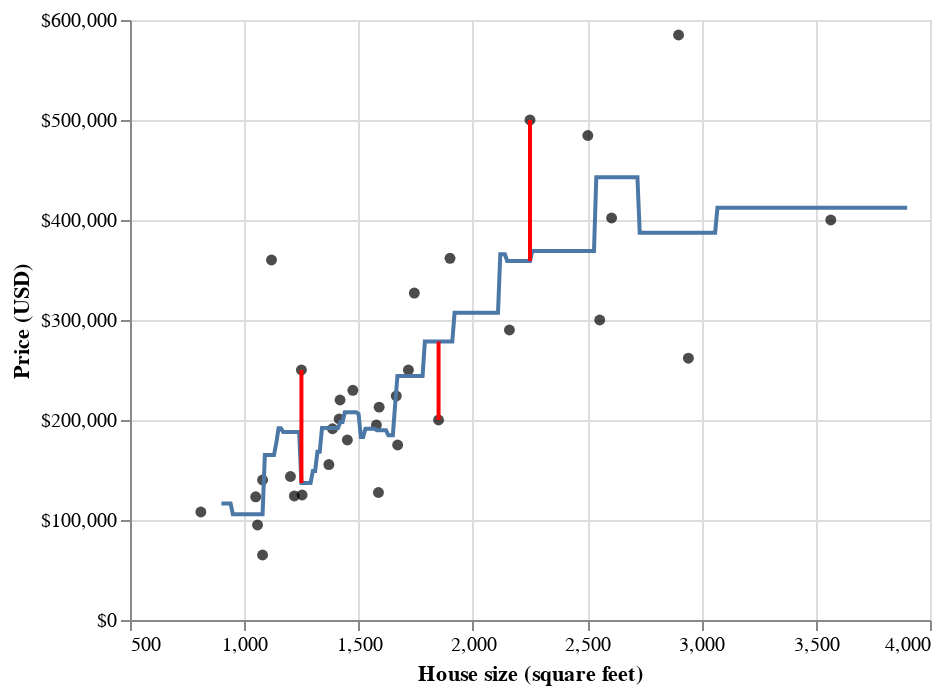

Notebook code cell kept with this figure:
### Markdown cell above
Next, we'll use cross-validation \index{cross-validation} to choose $K$. In KNN classification, we used
accuracy to see how well our predictions matched the true labels. We cannot use
the same metric in the regression setting, since our predictions will almost never
*exactly* match the true response variable values. Therefore in the
context of KNN regression we will use root mean square prediction error \index{root mean square prediction error|see{RMSPE}}\index{RMSPE}
(RMSPE) instead. The mathematical formula for calculating RMSPE is: 

$$\text{RMSPE} = \sqrt{\frac{1}{n}\sum\limits_{i=1}^{n}(y_i - \hat{y}_i)^2}$$

where:

- $n$ is the number of observations,
- $y_i$ is the observed value for the $i^\text{th}$ observation, and
- $\hat{y}_i$ is the forecasted/predicted value for the $i^\text{th}$ observation.

In other words, we compute the *squared* difference between the predicted and true response 
value for each observation in our test (or validation) set, compute the average, and then finally
take the square root. The reason we use the *squared* difference (and not just the difference)
is that the differences can be positive or negative, i.e., we can overshoot or undershoot the true
response value. {numref}`fig:07-verticalerrors` illustrates both positive and negative differences
between predicted and true response values.
So if we want to measure error&mdash;a notion of distance between our predicted and true response values&mdash;we 
want to make sure that we are only adding up positive values, with larger positive values representing larger
mistakes.
If the predictions are very close to the true values, then
RMSPE will be small. If, on the other-hand, the predictions are very
different from the true values, then RMSPE will be quite large. When we
use cross-validation, we will choose the $K$ that gives
us the smallest RMSPE.

### Code cell
# (synthetic) new prediction points
pts = pd.DataFrame({"sqft": [1250, 1850, 2250], "price": [250000, 200000, 500000]})
finegrid = pd.DataFrame({"sqft": np.arange(900, 3901, 10)})

# preprocess the data, make the pipeline
sacr_preprocessor = make_column_transformer((StandardScaler(), ["sqft"]))
sacr_pipeline = make_pipeline(sacr_preprocessor, KNeighborsRegressor(n_neighbors=4))

# fit the model
X = small_sacramento[["sqft"]]
y = small_sacramento[["price"]]
sacr_pipeline.fit(X, y)

# predict on the full grid and new data pts
sacr_full_preds_hid = pd.concat(
    (finegrid, pd.DataFrame(sacr_pipeline.predict(finegrid), columns=["predicted"])),
    axis=1,
)

sacr_new_preds_hid = pd.concat(
    (pts, pd.DataFrame(sacr_pipeline.predict(pts), columns=["predicted"])),
    axis=1,
)

# to make altair mark_line works, need to create separate dataframes for each vertical error line
sacr_new_preds_melted_df = sacr_new_preds_hid.melt(id_vars=["sqft"])
errors_plot = (
    small_plot
    + alt.Chart(sacr_full_preds_hid).mark_line().encode(x="sqft", y="predicted")
    + alt.Chart(sacr_new_preds_hid)
    .mark_circle(color="black")
    .encode(x="sqft", y="price")
)
for i in pts["sqft"]:
    line_df = sacr_new_preds_melted_df.query("sqft == @i")
    errors_plot += alt.Chart(line_df).mark_line(color="red").encode(x="sqft", y="value")

errors_plot

### Figure 1 — Vega-Lite specification as saved in the notebook (floating-point values rounded to 4 significant figures; data arrays with more than 128 entries replaced by an {"elided": "..."} marker saying what was removed)
{"config": {"view": {"continuousWidth": 400, "continuousHeight": 300}}, "layer": [{"data": {"name": "data-6c4310a56276bc91345edbce6cd7e9e4"}, "mark": {"type": "circle", "color": "black"}, "encoding": {"x": {"field": "sqft", "scale": {"zero": false}, "title": "House size (square feet)", "type": "quantitative"}, "y": {"axis": {"format": "$,.0f"}, "field": "price", "title": "Price (USD)", "type": "quantitative"}}}, {"data": {"name": "data-0f6007bb1b959bf956f8d62188b993f6"}, "mark": "line", "encoding": {"x": {"field": "sqft", "type": "quantitative"}, "y": {"field": "predicted", "type": "quantitative"}}}, {"data": {"name": "data-cd24461f9d6f290dace1f94f5a92f998"}, "mark": {"type": "circle", "color": "black"}, "encoding": {"x": {"field": "sqft", "type": "quantitative"}, "y": {"field": "price", "type": "quantitative"}}}, {"data": {"name": "data-795f0923bd298f66bbf298468fd0e59b"}, "mark": {"type": "line", "color": "red"}, "encoding": {"x": {"field": "sqft", "type": "quantitative"}, "y": {"field": "value", "type": "quantitative"}}}, {"data": {"name": "data-7063048155708da77cd727dc08246ab9"}, "mark": {"type": "line", "color": "red"}, "encoding": {"x": {"field": "sqft", "type": "quantitative"}, "y": {"field": "value", "type": "quantitative"}}}, {"data": {"name": "data-975729a67178d5300ee743dee3925343"}, "mark": {"type": "line", "color": "red"}, "encoding": {"x": {"field": "sqft", "type": "quantitative"}, "y": {"field": "value", "type": "quantitative"}}}], "$schema": "https://vega.github.io/schema/vega-lite/v4.17.0.json", "datasets": {"data-6c4310a56276bc91345edbce6cd7e9e4": [{"city": "ELK_GROVE", "zip": "z95758", "beds": 3, "baths": 3.0, "sqft": 2503, "type": "Residential", "price": 484500, "latitude": 38.41, "longitude": -121.4}, {"city": "ROCKLIN", "zip": "z95765", "beds": 4, "baths": 2.0, "sqft": 2607, "type": "Residential", "price": 402000, "latitude": 38.81, "longitude": -121.3}, {"city": "SACRAMENTO", "zip": "z95833", "beds": 3, "baths": 1.0, "sqft": 1080, "type": "Residential", "price": 140000, "latitude": 38.62, "longitude": -121.5}, {"city": "SACRAMENTO", "zip": "z95838", "beds": 3, "baths": 2.0, "sqft": 1219, "type": "Residential", "price": 124000, "latitude": 38.66, "longitude": -121.5}, {"city": "SACRAMENTO", "zip": "z95826", "beds": 3, "baths": 2.0, "sqft": 1451, "type": "Residential", "price": 180000, "latitude": 38.56, "longitude": -121.4}, {"city": "RANCHO_CORDOVA", "zip": "z95670", "beds": 3, "baths": 2.0, "sqft": 1671, "type": "Residential", "price": 175000, "latitude": 38.59, "longitude": -121.3}, {"city": "SACRAMENTO", "zip": "z95823", "beds": 4, "baths": 2.0, "sqft": 1900, "type": "Residential", "price": 361745, "latitude": 38.49, "longitude": -121.5}, {"city": "CITRUS_HEIGHTS", "zip": "z95621", "beds": 4, "baths": 2.0, "sqft": 1419, "type": "Residential", "price": 220000, "latitude": 38.7, "longitude": -121.3}, {"city": "SACRAMENTO", "zip": "z95823", "beds": 4, "baths": 2.0, "sqft": 1590, "type": "Residential", "price": 212864, "latitude": 38.45, "longitude": -121.4}, {"city": "ANTELOPE", "zip": "z95843", "beds": 4, "baths": 2.0, "sqft": 2160, "type": "Residential", "price": 290000, "latitude": 38.7, "longitude": -121.4}, {"city": "LINCOLN", "zip": "z95648", "beds": 5, "baths": 4.0, "sqft": 3566, "type": "Residential", "price": 400000, "latitude": 38.9, "longitude": -121.3}, {"city": "SACRAMENTO", "zip": "z95822", "beds": 3, "baths": 1.0, "sqft": 1058, "type": "Residential", "price": 95000, "latitude": 38.49, "longitude": -121.5}, {"city": "SACRAMENTO", "zip": "z95823", "beds": 3, "baths": 2.0, "sqft": 1386, "type": "Residential", "price": 191250, "latitude": 38.48, "longitude": -121.4}, {"city": "SACRAMENTO", "zip": "z95828", "beds": 4, "baths": 2.0, "sqft": 1587, "type": "Residential", "price": 127500, "latitude": 38.49, "longitude": -121.4}, {"city": "SACRAMENTO", "zip": "z95822", "beds": 2, "baths": 1.0, "sqft": 810, "type": "Residential", "price": 108000, "latitude": 38.52, "longitude": -121.5}, {"city": "SACRAMENTO", "zip": "z95834", "beds": 3, "baths": 2.0, "sqft": 1202, "type": "Residential", "price": 143500, "latitude": 38.63, "longitude": -121.5}, {"city": "LINCOLN", "zip": "z95648", "beds": 4, "baths": 3.0, "sqft": 2943, "type": "Residential", "price": 261800, "latitude": 38.88, "longitude": -121.3}, {"city": "RIO_LINDA", "zip": "z95673", "beds": 4, "baths": 2.0, "sqft": 1475, "type": "Residential", "price": 229665, "latitude": 38.7, "longitude": -121.5}, {"city": "SACRAMENTO", "zip": "z95838", "beds": 3, "baths": 2.0, "sqft": 1370, "type": "Residential", "price": 155435, "latitude": 38.65, "longitude": -121.4}, {"city": "SACRAMENTO", "zip": "z95816", "beds": 2, "baths": 2.0, "sqft": 1119, "type": "Condo", "price": 360000, "latitude": 38.54, "longitude": -121.5}, {"city": "SACRAMENTO", "zip": "z95822", "beds": 4, "baths": 2.0, "sqft": 1253, "type": "Residential", "price": 125000, "latitude": 38.48, "longitude": -121.5}, {"city": "ELK_GROVE", "zip": "z95624", "beds": 6, "baths": 3.0, "sqft": 2555, "type": "Residential", "price": 300000, "latitude": 38.4, "longitude": -121.3}, {"city": "CAMERON_PARK", "zip": "z95682", "beds": 3, "baths": 1.5, "sqft": 1415, "type": "Residential", "price": 201000, "latitude": 38.69, "longitude": -121.0}, {"city": "SACRAMENTO", "zip": "z95824", "beds": 3, "baths": 1.0, "sqft": 1050, "type": "Residential", "price": 123225, "latitude": 38.52, "longitude": -121.4}, {"city": "FOLSOM", "zip": "z95630", "beds": 5, "baths": 3.0, "sqft": 2900, "type": "Residential", "price": 585000, "latitude": 38.67, "longitude": -121.1}, {"city": "SACRAMENTO", "zip": "z95835", "beds": 3, "baths": 2.5, "sqft": 1718, "type": "Residential", "price": 250000, "latitude": 38.68, "longitude": -121.5}, {"city": "ROSEVILLE", "zip": "z95678", "beds": 3, "baths": 2.0, "sqft": 1744, "type": "Residential", "price": 326951, "latitude": 38.77, "longitude": -121.3}, {"city": "SACRAMENTO", "zip": "z95842", "beds": 4, "baths": 2.0, "sqft": 1578, "type": "Residential", "price": 195000, "latitude": 38.69, "longitude": -121.3}, {"city": "SACRAMENTO", "zip": "z95817", "beds": 2, "baths": 1.0, "sqft": 1080, "type": "Residential", "price": 65000, "latitude": 38.54, "longitude": -121.5}, {"city": "SACRAMENTO", "zip": "z95834", "beds": 3, "baths": 2.0, "sqft": 1665, "type": "Residential", "price": 224000, "latitude": 38.63, "longitude": -121.5}], "data-0f6007bb1b959bf956f8d62188b993f6": {"elided": "301 records"}, "data-cd24461f9d6f290dace1f94f5a92f998": [{"sqft": 1250, "price": 250000, "predicted": 137000.0}, {"sqft": 1850, "price": 200000, "predicted": 278400.0}, {"sqft": 2250, "price": 500000, "predicted": 359100.0}], "data-795f0923bd298f66bbf298468fd0e59b": [{"sqft": 1250, "variable": "price", "value": 250000.0}, {"sqft": 1250, "variable": "predicted", "value": 137000.0}], "data-7063048155708da77cd727dc08246ab9": [{"sqft": 1850, "variable": "price", "value": 200000.0}, {"sqft": 1850, "variable": "predicted", "value": 278400.0}], "data-975729a67178d5300ee743dee3925343": [{"sqft": 2250, "variable": "price", "value": 500000.0}, {"sqft": 2250, "variable": "predicted", "value": 359100.0}]}}
